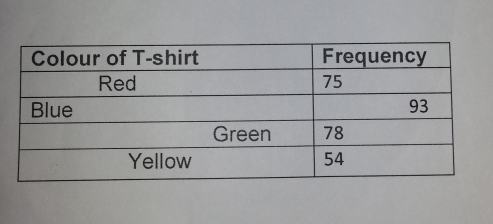
#> input picture Development/imageTest/image1.png, 493 x 224 px, found by its file name
$ python vergl_schw.py
#> lines starting #> are read from the running program, lines starting #| are printed output that depends on the picture; after the words box and inside, x2 and y2 are one past the last pixel; in counts of white or black regions, pixels touching at a corner belong together
import cv2
import numpy as np
import matplotlib.pyplot as plt

def Binatization(path):

    # load the image
#> called with path = 'Development\\imageTest\\image1.png'
    img_gray = cv2.imread(path, 0)
#> img_gray: shape (224, 493); min 0, max 180, mean 153.3

    # img = cv2.imread(path)
    # gray_image = cv2.cvtColor(img, cv2.COLOR_RGB2GRAY)

    cv2.imshow("img_gray", img_gray)
    cv2.waitKey()
    # print(type(img_gray))


    ### thresh1 und 2###
    # Die Hauptidee besteht darin, einen Schwellenwert festzulegen, die Pixel unterhalb des Schwellenwerts
    # werden auf 0 (schwarz) und die Pixel oberhalb des Schwellenwerts auf 255 (weiß) gesetzt. Sehen wir uns
    # den folgenden Code an.

    # Die Methode ist relativ einfach und hat eine hohe Recheneffizienz, aber es
    # gibt ein Problem: Wenn Sie einen Stapel von Textbildern stapelweise verarbeiten möchten,
    # einige Bilder dunklere Texte und einige Bilder hellere Texte haben, dann legen Sie einen
    # einzelnen Schwellenwert fest und dort Das Problem ist, dass bei einem kleinen Schwellenwert
    # der Inhalt von Text und Bildern mit heller Farbe nach der Binarisierung verloren geht.Wenn
    # der Schwellenwert groß ist, ist der Textinhalt nach der Binarisierung des Bildes wahrscheinlich
    # schwer zu unterscheiden aus dem Hintergrund.

    ### thresh3 ###
    # Eine Methode, die Schwellwerte basierend auf Bildpixeln automatisch berechnen kann

    # Obwohl dieser Operator die oben genannten Probleme bis zu einem gewissen Grad lösen
    # kann, ist die Wirkung dieses Operators für eine komplexere Bildverarbeitung, insbesondere
    # für einige Bilder mit großem Unterschied zwischen Hell und Dunkel, immer noch sehr unbefriedigend

    ### thresh4 ###
    # Um das oben erwähnte Problem zu lösen, können wir die cv2.adaptiveThreshold-Methode für die
    # Binarisierungsverarbeitung verwenden.Die allgemeine Bedeutung der Funktion besteht darin, jedes
    # Pixel im Bild als Zentrum zu nehmen und die Pixel im Bereich von n*n zu nehmen um ihn herum, und
    # dann wird gemäß dem Pixelwert in diesem Bereich ein Schwellenwert berechnet, um zu bestimmen, ob das
    # aktuelle Pixel als 0 oder 255 verarbeitet wird.

    ret,thresh1 = cv2.threshold(img_gray, 127, 255, cv2.THRESH_BINARY)
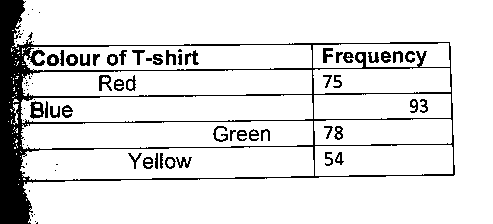
#> thresh1: shape (224, 493); 88.3% white; 82 black regions (36 under 20 px), largest, box (x1, y1, x2, y2) and area: (0, 0, 455, 224) 9736, (30, 101, 44, 119) 148, (99, 75, 112, 91) 109
    ret,thresh2 = cv2.threshold(img_gray, 127, 255, cv2.THRESH_BINARY_INV)
    ret, thresh3 = cv2.threshold(img_gray, 0, 255, cv2.THRESH_BINARY | cv2.THRESH_OTSU)
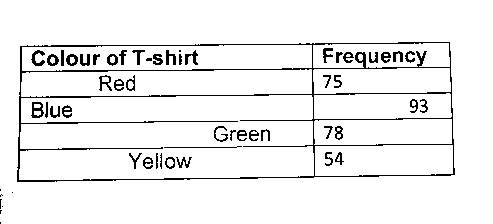
#> thresh3: shape (224, 493); 93.8% white; black in thin lines or dots, all inside (x1, y1, x2, y2) = (0, 42, 455, 224)
#> ret = 111
    thresh4 = cv2.adaptiveThreshold(img_gray, 255, cv2.ADAPTIVE_THRESH_GAUSSIAN_C, cv2.THRESH_BINARY, 9, 5)
#> thresh4: shape (224, 493); 93.3% white; black in thin lines or dots, all inside (x1, y1, x2, y2) = (10, 12, 455, 193)
    #cv2.imshow('s', thresh1)
    #cv2.waitKey()


    titles = ['img', 'BINARY', 'BINARY_INV', 'BINARY_OTSU', 'BINARY_GAUSSIAN']
    images = [img_gray, thresh1, thresh2, thresh3, thresh4]
    for i in range(5):
        plt.subplot(1,5,i+1), plt.imshow(images[i], 'gray')
        plt.title(titles[i])
        plt.xticks([]),plt.yticks([])
    plt.show()
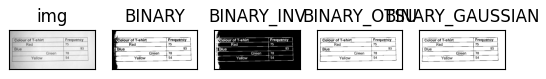
#> figure drawn by matplotlib, 5 panels


    ### thresh3 normalerweise besser, es ist schwer eine geeignet Parameter bie thresh4 zu finden, aber wenn gefunden, ist thresh4 best.

    return img_gray


def GetROI(img):
    # get ROI zone

    '''
    maybe this function will be unsed for table extraction after determining the table position ###
    '''

    zone = np.ones((200, 100, 1)) # define a 200*100 matrix, 1 mains 1 channel

    zone = img[200:400, 200:300] # write grayscale values into matrix, long from 200 to 400, hight from 200 to 300

    cv2.imshow("Zone", zone)
    cv2.waitKey(0)

    # fusion
    img[0:200, 0:100] = zone


Binatization('Development\imageTest\image1.png')
Binatization('Development\imageTest\image2.png')
#> call 2 of Binatization, with path = 'Development\\imageTest\\image2.png'
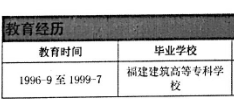
#> input picture Development/imageTest/image2.png, 234 x 99 px, found by its file name
#> in Binatization, img_gray is the input picture: shape (99, 234); min 0, max 255, mean 191.6
#> in Binatization (call 2), `ret,thresh1 = cv2.threshold(img_gray, 127, 255, cv2.THRESH_BINARY)`:
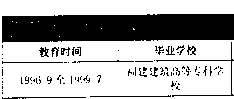
#> thresh1: shape (99, 234); 68.6% white; 99 black regions (85 under 20 px), largest, box (x1, y1, x2, y2) and area: (2, 14, 234, 43) 6016, (156, 42, 234, 97) 197, (2, 97, 86, 99) 96
#> in Binatization (call 2), `ret, thresh3 = cv2.threshold(img_gray, 0, 255, cv2.THRESH_BINARY | cv2..`:
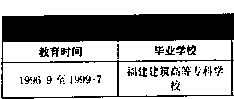
#> thresh3: shape (99, 234); 65.2% white; 61 black regions (37 under 20 px), largest, box (x1, y1, x2, y2) and area: (1, 13, 234, 99) 7011, (39, 47, 49, 57) 64, (187, 45, 196, 55) 57
#> in Binatization (call 2), `ret, thresh3 = cv2.threshold(img_gray, 0, 255, cv2.THRESH_BINARY | cv2..`: ret = 166
#> in Binatization (call 2), `thresh4 = cv2.adaptiveThreshold(img_gray, 255, cv2.ADAPTIVE_THRESH_GAU..`:
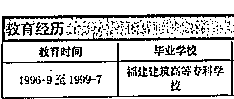
#> thresh4: shape (99, 234); 80.4% white; black in thin lines or dots, all inside (x1, y1, x2, y2) = (1, 14, 234, 99)
